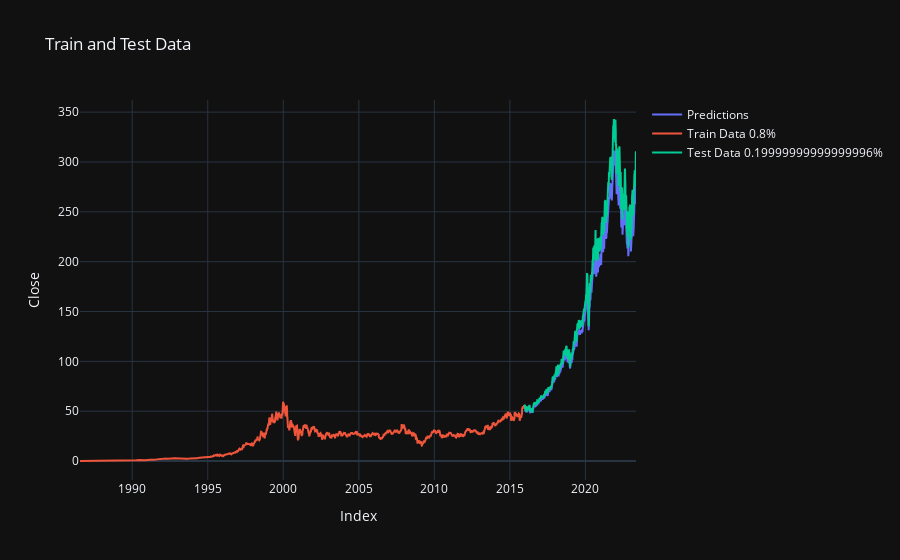

Notebook cell for this chart:
### Code cell
regressor_opt.plot()

### Figure 1 — Plotly figure (JSON) as saved in the notebook; plotly's stock layout.template omitted (floating-point values rounded to 4 significant figures; data arrays with more than 128 entries replaced by an {"elided": "..."} marker saying what was removed)
{"data": [{"mode": "lines", "name": "Predictions", "type": "scatter", "x": {"elided": "1856 str values"}, "y": {"elided": "1856 float values"}}, {"mode": "lines", "name": "Train Data 0.8%", "type": "scatter", "x": {"elided": "7420 str values"}, "y": {"elided": "7420 float values"}}, {"mode": "lines", "name": "Test Data 0.19999999999999996%", "type": "scatter", "x": {"elided": "1856 str values"}, "y": {"elided": "1856 float values"}}], "layout": {"title": {"text": "Train and Test Data"}, "xaxis": {"title": {"text": "Index"}}, "yaxis": {"title": {"text": "Close"}}}}
